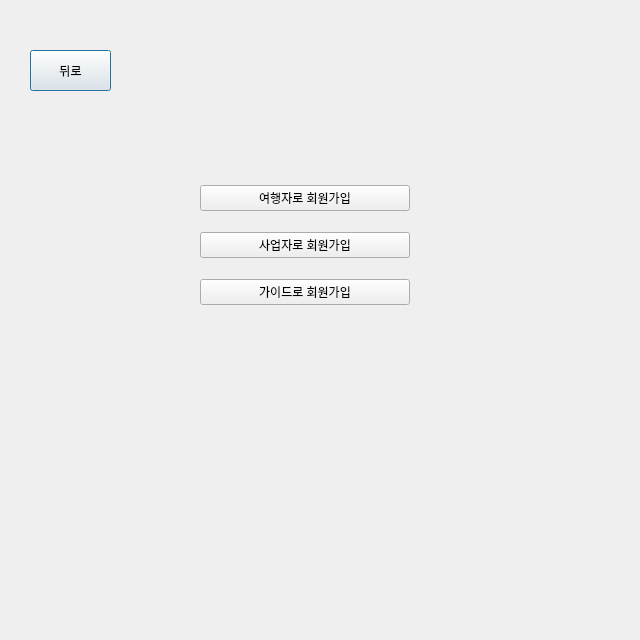
<?xml version="1.0" encoding="UTF-8"?>
<ui version="4.0">
 <class>MakeNew</class>
 <widget class="QDialog" name="MakeNew">
  <property name="geometry">
   <rect>
    <x>0</x>
    <y>0</y>
    <width>640</width>
    <height>640</height>
   </rect>
  </property>
  <property name="windowTitle">
   <string>Dialog</string>
  </property>
  <widget class="QPushButton" name="pushButton_4">
   <property name="geometry">
    <rect>
     <x>30</x>
     <y>50</y>
     <width>81</width>
     <height>41</height>
    </rect>
   </property>
   <property name="text">
    <string>뒤로</string>
   </property>
  </widget>
  <widget class="QWidget" name="layoutWidget">
   <property name="geometry">
    <rect>
     <x>200</x>
     <y>170</y>
     <width>210</width>
     <height>151</height>
    </rect>
   </property>
   <layout class="QVBoxLayout" name="verticalLayout">
    <item>
     <widget class="QPushButton" name="pushButton">
      <property name="text">
       <string>여행자로 회원가입</string>
      </property>
     </widget>
    </item>
    <item>
     <widget class="QPushButton" name="pushButton_2">
      <property name="text">
       <string>사업자로 회원가입</string>
      </property>
     </widget>
    </item>
    <item>
     <widget class="QPushButton" name="pushButton_3">
      <property name="text">
       <string>가이드로 회원가입</string>
      </property>
     </widget>
    </item>
   </layout>
  </widget>
 </widget>
 <resources/>
 <connections/>
</ui>
